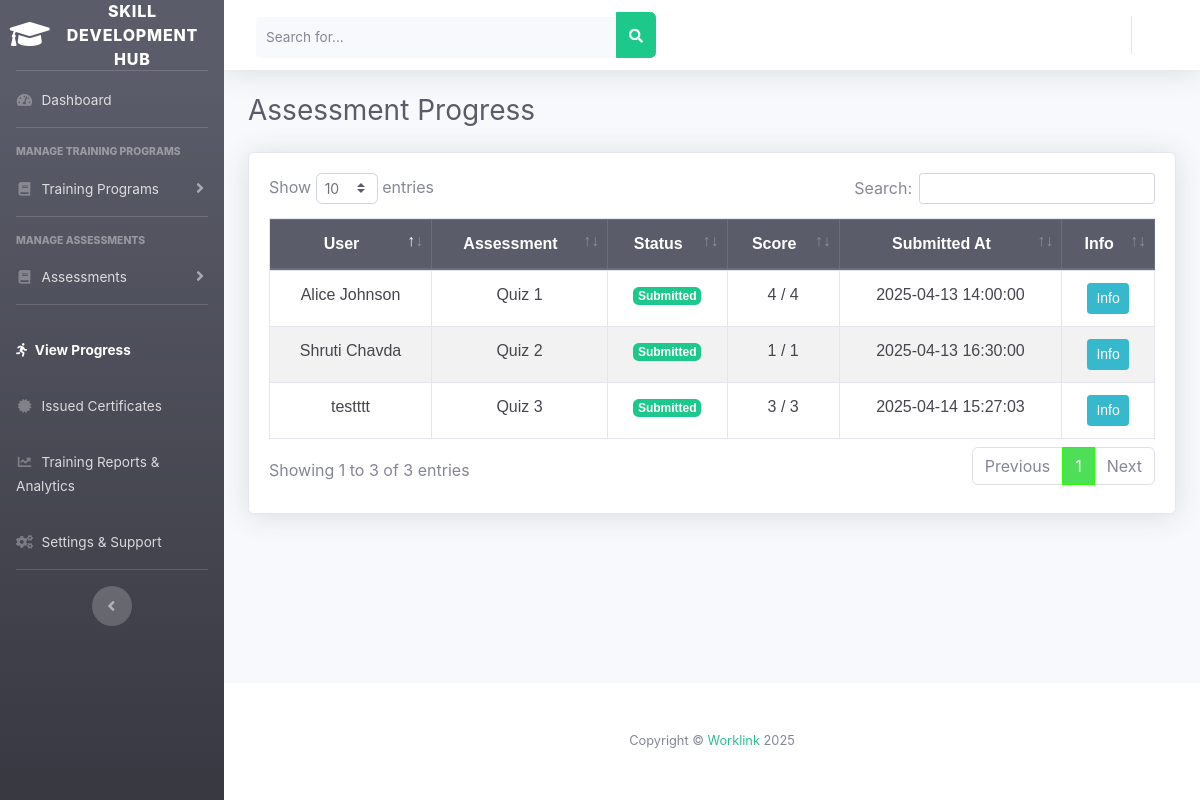
The app's page /trainingProvider/show_progress.php (signed in) with its own data.
### tables this page shows
CREATE TABLE `assessment_submissions` (
  `id` int(11) NOT NULL,
  `assessment_id` int(11) NOT NULL,
  `user_id` int(11) NOT NULL,
  `submitted_at` datetime DEFAULT NULL,
  `status` text DEFAULT 'Pending',
  `score` int(11) DEFAULT 0,
  `answers` varchar(1000) DEFAULT NULL
);

CREATE TABLE `users` (
  `id` int(11) NOT NULL,
  `user_type` enum('jobSeeker','employer','trainingProvider','governmentOfficial','admin') NOT NULL,
  `full_name` varchar(255) NOT NULL,
  `user_name` varchar(200) NOT NULL,
  `email` varchar(255) NOT NULL,
  `gender` varchar(100) NOT NULL,
  `phone` varchar(15) NOT NULL,
  `birthday` date DEFAULT NULL,
  `pic` varchar(50) DEFAULT 'undraw_profile.jpg',
  `password` varchar(255) NOT NULL,
  `status` varchar(255) DEFAULT 'inactive',
  `token` varchar(255) NOT NULL
);

CREATE TABLE `assessments` (
  `id` int(11) NOT NULL,
  `provider_id` int(11) NOT NULL,
  `course_id` int(11) NOT NULL,
  `title` varchar(255) NOT NULL,
  `type` varchar(50) DEFAULT 'Text',
  `questions` text NOT NULL,
  `timer_minutes` int(11) DEFAULT NULL,
  `due_date` date DEFAULT NULL,
  `status` varchar(50) DEFAULT 'Open',
  `created_at` timestamp NOT NULL DEFAULT current_timestamp()
);

### trainingProvider/show_progress.php (the view, shortened to what this page needs)
<!DOCTYPE html>
<html lang="en">
<head>
    <link href="vendor/fontawesome-free/css/all.min.css" rel="stylesheet">
    <link href="css/sb-admin-2.min.css" rel="stylesheet">
    <link href="vendor/datatables/dataTables.bootstrap4.min.css" rel="stylesheet">
    <link href="css/sb-admin-2.css" rel="stylesheet">
    <link rel="stylesheet" href="setting.css">
</head>
<body id="page-top">
    <?php include('sidebar.php'); include('header.php'); ?>
    <div class="container-fluid">
        <h3 class="mb-4 text-gray-800">Assessment Progress</h3>
        <div class="card shadow mb-4">
            <div class="card-body">
                <div class="table-responsive">
                    <table class="table table-bordered" id="progressTable" width="100%" cellspacing="0">
                        <thead class="thead-dark text-center">
                            <tr>
                                <th>User</th>
                                <th>Assessment</th>
                                <th>Status</th>
                                <th>Score</th>
                                <th>Submitted At</th>
                                <th>Info</th>
                            </tr>
                        </thead>
                        <tbody>
                            <?php
                        $query = "SELECT s.*, u.full_name, u.email, a.title, a.questions
                                  FROM assessment_submissions s
                                  JOIN users u ON s.user_id = u.id
                                  JOIN assessments a ON s.assessment_id = a.id";
                        $result = mysqli_query($con, $query);
                        while($row = mysqli_fetch_assoc($result)) {
                            $total_questions = count(json_decode($row['questions'], true));
                            echo "<tr class='text-center'>
                                <td>{$row['full_name']}</td>
                                <td>{$row['title']}</td>
                                <td><span class='badge badge-".($row['status']=='Submitted' ? 'success' : 'warning')."'>{$row['status']}</span></td>
                                <td>$total_questions / {$row['score']} </td>
                                <td>{$row['submitted_at']}</td>
                                <td><button class='btn btn-info btn-sm' data-toggle='modal' data-target='#userInfo{$row['id']}'>Info</button></td>
                            </tr>";
                        }
                        ?>
                        </tbody>
                    </table>
                </div>
            </div>
        </div>
    </div>
    </div>
    <?php include_once('footer.php'); ?>
</body>
</html>

### records on screen
assessment_submissions: user.full_name "Alice Johnson", assessment.title "Quiz 1", status "Submitted", assessment.questions "4", score "4", submitted_at "2025-04-13 14:00:00"
assessment_submissions: user.full_name "Shruti Chavda", assessment.title "Quiz 2", status "Submitted", assessment.questions "1", score "1", submitted_at "2025-04-13 16:30:00"
assessment_submissions: user.full_name "testttt", assessment.title "Quiz 3", status "Submitted", assessment.questions "3", score "3", submitted_at "2025-04-14 15:27:03"
